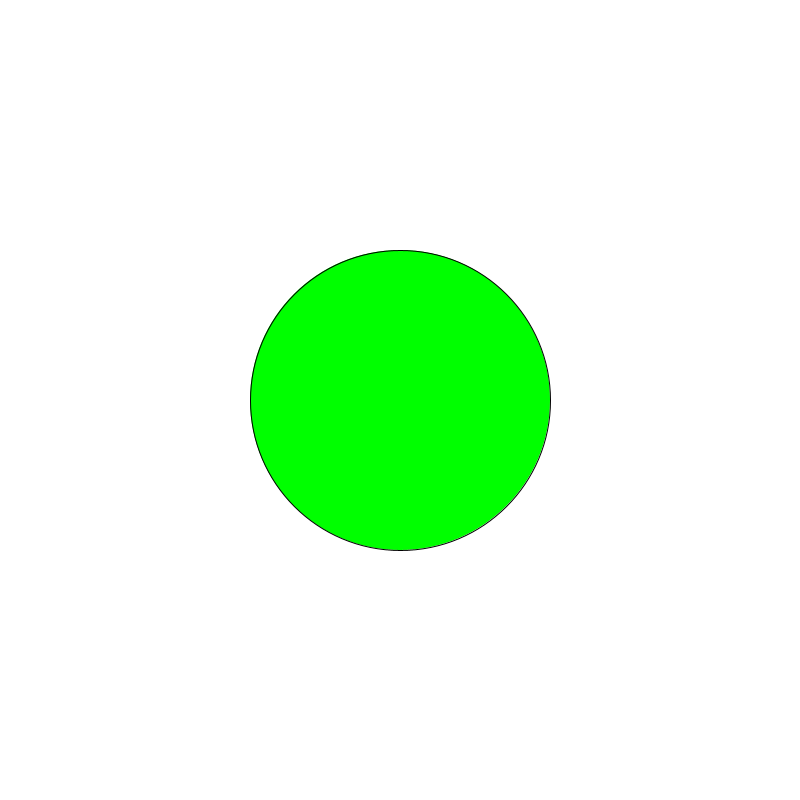
Frame 1 (no input)
Frame 60 (the mouse pressed at the canvas centre just before this capture): identical to frame 1, image omitted
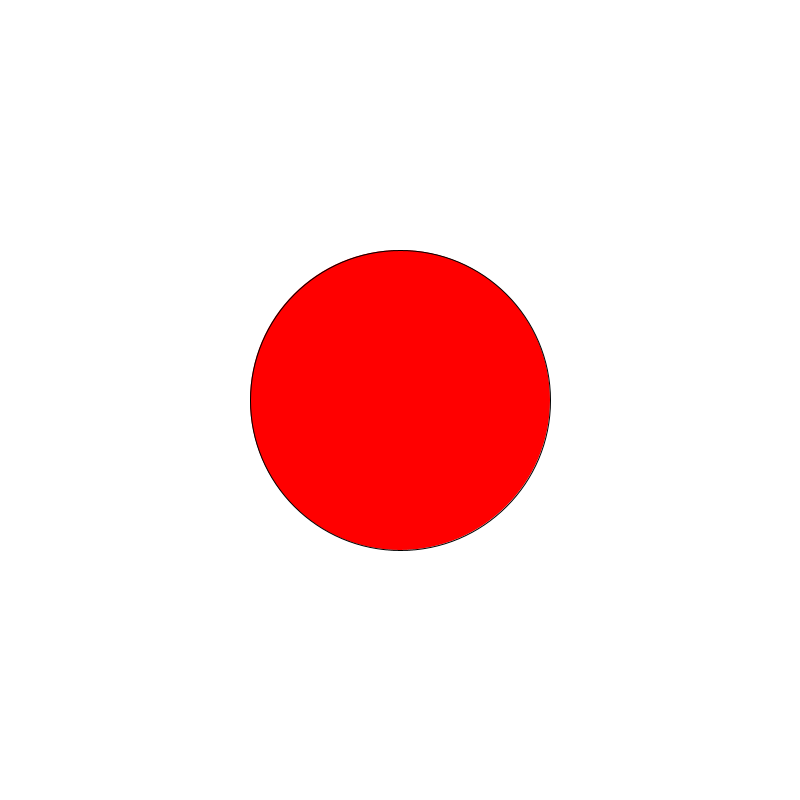
Frame 120 (the mouse held since frame 60 and released just before this capture)

The Processing sketch that drew these frames (run headless with seeded random() and noise(); from frame 60 on, the mouse is pressed at the canvas centre):

// Processing sketch: CursorInsideCircle
// ── CursorInsideCircle.pde
void setup()
{
  size(800,800);
}

void draw()
{
  background(255);
  if(isInsideCircle(400,400, 150, mouseX, mouseY))
  {
    //Red
    fill(255,0,0);
  }
  else
  {
    //Green
  fill(0,255,0);
}
  ellipse(400,400,300,300);
}

float distance(float p1x,float p1y, float p2x, float p2y)
{
 float a=abs(p1x-p2x);
 float b=abs(p1y-p2y);
 float c=sqrt(a*a+b*b);
 return c;
}

boolean isInsideCircle(float cx, float cy, float r, float px, float py)
{
  return distance(cx, cy, px, py) <= r;
}
